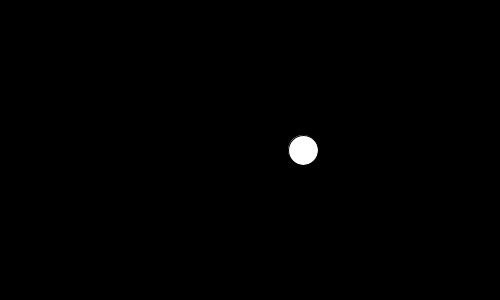
Frame 1 (no input)
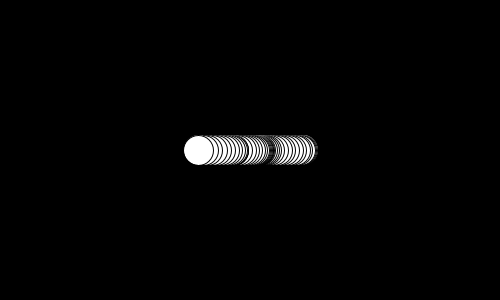
Frame 60 (the mouse pressed at the canvas centre just before this capture)
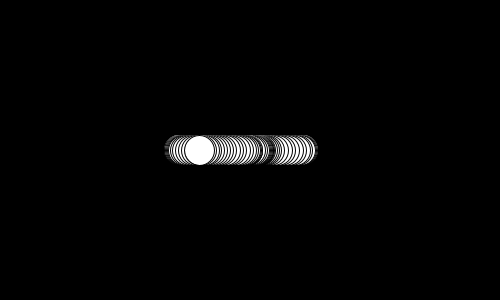
Frame 120 (the mouse held since frame 60 and released just before this capture)

The Processing sketch that drew these frames (run headless with seeded random() and noise(); from frame 60 on, the mouse is pressed at the canvas centre):

// Processing sketch: ex04_14
// ── ex04_14.pde
// noise() 함수를 사용하여 원이 가로축으로 랜덤하지만 부드럽게 움직이도록 구현

float x, tx = 0.0;

void setup() {
  size(500, 300);
  background(0);
}

void draw() {
  x = noise(tx) * width;
  ellipse(x, height/2, 30, 30);
  tx += 0.01;
}
